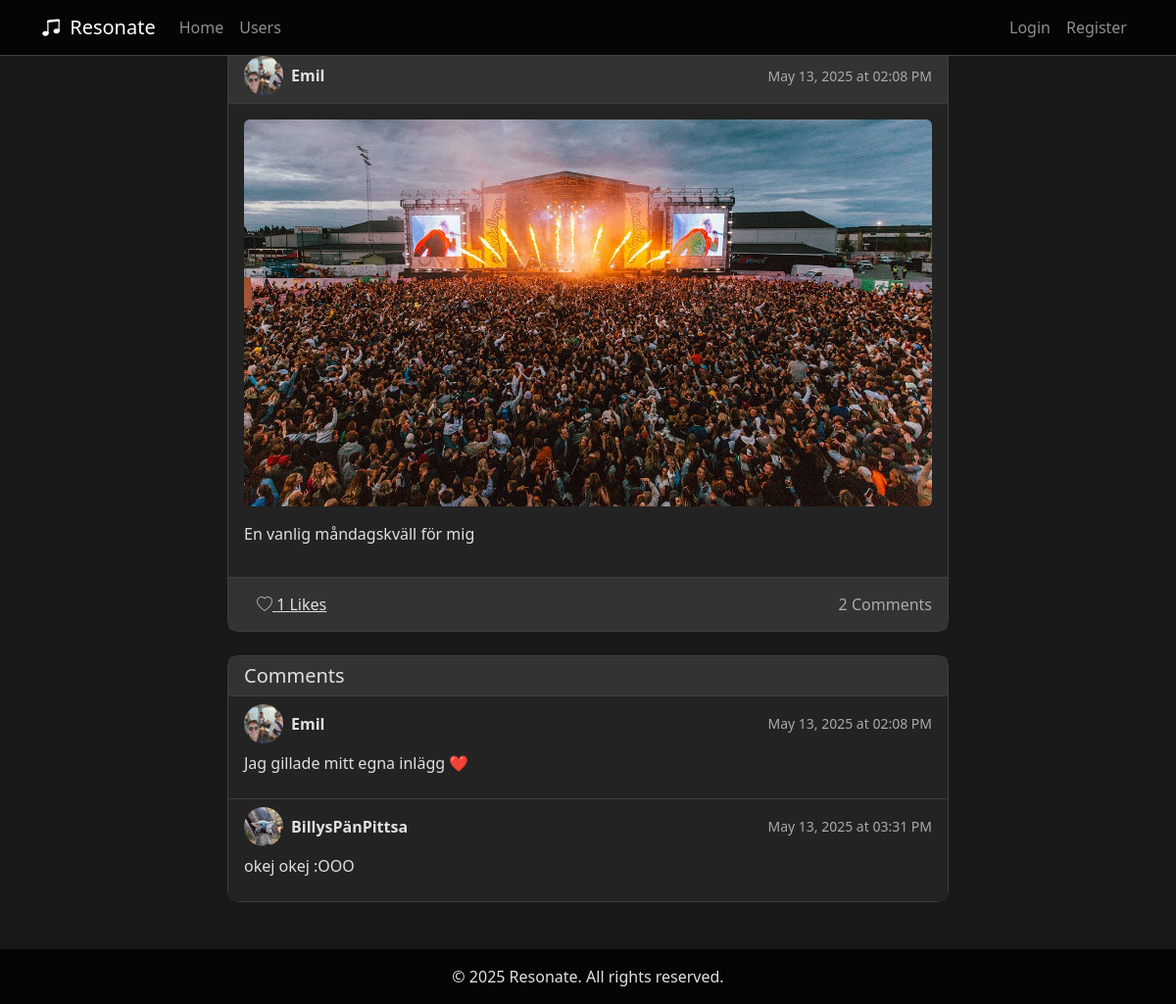
/post/d1adb77b-2c61-4c73-8209-3ac08b14798f, run on the app's committed database.
### app.py (models this page shows, shortened)
class User(UserMixin, db.Model):
    __tablename__ = 'users'
    userId = db.Column(db.String(36), primary_key=True, default=lambda: str(uuid.uuid4()))
    username = db.Column(db.String(80), nullable=False)
    email = db.Column(db.String(120), unique=True, nullable=False)
    password = db.Column(db.String(128))
    profilePicture = db.Column(db.String, nullable=True, default='default.jpg')
    favoriteGenres = db.Column(db.String, nullable=True)
    createdAt = db.Column(db.DateTime, default=datetime.utcnow)
    spotify_access_token = db.Column(db.String(255), nullable=True)
    spotify_refresh_token = db.Column(db.String(255), nullable=True)
    spotify_user_id = db.Column(db.String(255), nullable=True)
    spotify_token_expiry = db.Column(db.DateTime, nullable=True)
    bio = db.Column(db.Text, nullable=True)
    sotd_title = db.Column(db.String(200), nullable=True)
    sotd_artist = db.Column(db.String(200), nullable=True)
    song_picture = db.Column(db.String(200), nullable=True)
    favorite_songs = db.Column(db.String, nullable=True)
    followed = db.relationship(
        'User',
        secondary=followers,
        primaryjoin=(followers.c.follower_id == userId),
        secondaryjoin=(followers.c.followed_id == userId),
        backref=db.backref('followers', lazy='dynamic'),
        lazy='dynamic'
    )

class Post(db.Model):
    __tablename__ = 'posts'
    postId = db.Column(db.String(36), primary_key=True, default=lambda: str(uuid.uuid4()))
    userId = db.Column(db.String(36), db.ForeignKey('users.userId'), nullable=False)
    content = db.Column(db.Text, nullable=False)
    created_at = db.Column(db.DateTime, default=datetime.utcnow)
    post_picture = db.Column(db.String(200), nullable=True)
    user = db.relationship('User', backref=db.backref('posts', lazy='dynamic'))
    likes = db.relationship('Like', primaryjoin='Post.postId==Like.postId',
                            backref='post', lazy='dynamic')
    comments = db.relationship('Comment', primaryjoin='Post.postId==Comment.postId',
                               backref='post', lazy='dynamic')

class Comment(db.Model):
    __tablename__ = 'comments'
    commentId = db.Column(db.String(36), primary_key=True, default=lambda: str(uuid.uuid4()))
    userId = db.Column(db.String(36), db.ForeignKey('users.userId'), nullable=False)
    postId = db.Column(db.String(36), db.ForeignKey('posts.postId'), nullable=False)
    content = db.Column(db.Text, nullable=False)
    created_at = db.Column(db.DateTime, default=datetime.utcnow)
    user = db.relationship('User', backref='comments')

### app.py (the view)
@app.route('/post/<post_id>')
def view_post(post_id):
    post = Post.query.get_or_404(post_id)
    return render_template('view_post.html', post=post, Comment=Comment, user=post.user)

### templates/view_post.html (shortened to what this page needs)
{% extends "base.html" %}
{% block content %}
<div class="container">
    <div class="row justify-content-center">
        <div class="col-md-8">
            <div class="card mb-4">
                <div class="card-header d-flex justify-content-between align-items-center" style="background-color: var(--bg-tertiary); border-bottom: 1px solid var(--border-color);">
                    <div class="d-flex align-items-center">
                        <img src="{{ url_for('static', filename='profile_pics/' + user.profilePicture) }}"
                            class="profile-pic-small rounded-circle me-2"
                            alt="{{ user.username }}'s profile picture">
                        <strong style="color: var(--text-primary);">{{ post.user.username }}</strong>
                    </div>
                    <small class="text-muted">{{ post.created_at.strftime('%B %d, %Y at %I:%M %p') }}</small>
                </div>
                <div class="card-body" style="background-color: var(--bg-secondary); color: var(--text-primary);">
                    {% if post.post_picture %}
                    <div class="mb-3 text-center">
                        <img src="{{ url_for('static', filename='post_pics/' + post.post_picture) }}"
                             alt="Post Image"
                             class="img-fluid rounded"
                             style="max-height: 500px; object-fit: contain;">
                    </div>
                    {% endif %}
                    <p>{{ post.content }}</p>
                </div>
                <div class="card-footer" style="background-color: var(--bg-tertiary); border-top: 1px solid var(--border-color);">
                    <div class="d-flex justify-content-between align-items-center">
                        <form method="POST" action="{{ url_for('like_post', post_id=post.postId) }}" class="d-inline">
                            <button type="submit" class="btn btn-link" style="color: var(--text-primary);">
                                {% if current_user.is_authenticated and current_user.has_liked_post(post) %}
                                    <i class="bi bi-heart-fill text-danger"></i>
                                {% else %}
                                    <i class="bi bi-heart text-muted"></i>
                                {% endif %}
                                {{ post.likes.count() }} Likes
                            </button>
                        </form>
                        <span class="text-muted">{{ post.comments.count() }} Comments</span>
                    </div>
                </div>
            </div>
            {% if post.comments.count() > 0 %}
            <div class="card">
                <div class="card-header" style="background-color: var(--bg-tertiary); border-bottom: 1px solid var(--border-color);">
                    <h5 class="mb-0" style="color: var(--text-primary);">Comments</h5>
                </div>
                <ul class="list-group list-group-flush">
                    {% for comment in post.comments %}
                    <li class="list-group-item" style="background-color: var(--bg-secondary); color: var(--text-primary); border-color: var(--border-color);">
                        <div class="d-flex justify-content-between align-items-center">
                            <div class="d-flex align-items-center">
                                <img src="{{ url_for('static', filename='profile_pics/' + comment.user.profilePicture) }}"
                                     class="profile-pic-small rounded-circle me-2"
                                     alt="{{ comment.user.username }}'s profile picture">
                                <strong>{{ comment.user.username }}</strong>
                            </div>
                            <small class="text-muted">{{ comment.created_at.strftime('%B %d, %Y at %I:%M %p') }}</small>
                        </div>
                        <p class="mt-2">{{ comment.content }}</p>
                    </li>
                    {% endfor %}
                </ul>
            </div>
            {% endif %}
        </div>
    </div>
</div>
{% endblock %}

### templates/base.html (style rules this page uses)
:root { --bg-primary: #181818; --bg-secondary: #232323; --bg-tertiary: #333333; --accent-primary: #6a4fbb; --accent-secondary: #a45dff; --accent-tertiary: #c4a8d6; --text-primary: #e0e0e0; --text-secondary: #aaaaaa; --text-muted: #888888; --border-color: #3f3f3f; --glow-effect: 0 0 8px rgba(164, 93, 255, 0.7), 0 0 16px rgba(164, 93, 255, 0.4); }
html, body { height: 100%; margin: 0; background-color: var(--bg-primary); color: var(--text-primary); }
body { display: flex; flex-direction: column; }
.profile-pic-small { width: 40px; height: 40px; object-fit: cover; border-radius: 50%; }
.card { background-color: var(--bg-secondary); border: 1px solid var(--border-color); border-radius: 12px; }
.card-header { background-color: var(--bg-tertiary); border-bottom: 1px solid var(--border-color); }
h1, h2, h3, h4, h5, h6, p { color: var(--text-primary); }
.text-muted { color: var(--text-secondary) !important; }

### data on the page
User: profilePicture+username (picture), user.username "Emil"
Post: created_at "May 13, 2025 at 02:08 PM", post_picture (picture), content "En vanlig måndagskväll för mig"
Comment: username (picture), user.username "Emil", created_at "May 13, 2025 at 02:08 PM", content "Jag gillade mitt egna inlägg ❤️"
Comment: profilePicture (picture), user.username "BillysPänPittsa", created_at "May 13, 2025 at 03:31 PM", content "okej okej :OOO"

### other printed values
{{ post.likes.count() }} "1"
{{ post.comments.count() }} "2"
